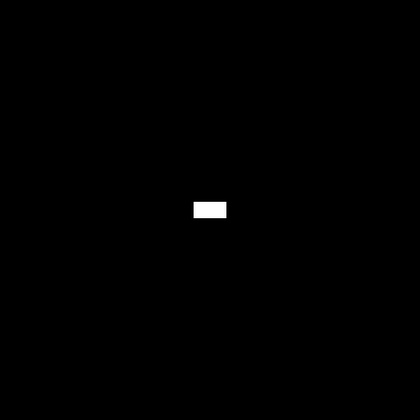
%> input picture Codes/odev5.jpg, 420 x 420 px, shrunk from 512 x 512 before the run
$ octave odev5.m   (GNU Octave 9; MATLAB toolbox functions it lacks are replaced by stand-ins)
%> lines starting %> are read from the running program, lines starting %| are printed output that depends on the picture
%%%%%%%%%%%%%%%%%%%%%%%%%%%%%%%%%%%%%%%%%%%%%%%
%%5)Fourier Transform ve 3d graf%%%%%%%%%%
%%%%%%%%%%%%%%%%%%%%%%%%%%%%%%%%%%%%%%%%%%%%%%%
clear;clc;clf;
resim=imread('odev5.jpg');
%> resim is the input picture: size 420x420 uint8; min 0, max 255, mean 0.8
subplot(2,2,1);
imshow(resim);
title('Ojinal Resim');
subplot(2,2,2);

resim=double(resim);
%> resim: size 420x420 double
surfl(abs(resim));shading('interp');colormap('copper');
title('Resimin 3 Boyutlu görüntüsü');
%frekans bileþenleini merkezde toplama
for x=1:size(resim,1);
	for y=1:size(resim,2);
      resim(x,y)=resim(x,y).*(-1).^(x+y);
  end
end
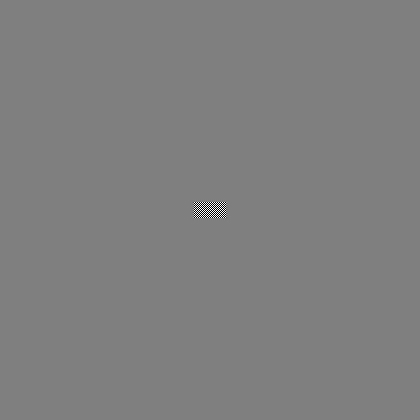
%> resim: size 420x420 double; min -255, max 255, mean 0; drawn with min black and max white
%frekans bileþenleini merkezde toplama (Matlab)
Fourier=fft2(resim);

%F=fftshift(F);
%F=F.*255/max(max(F));% F deðerlerini max 256 ile sýnýrlama
s=log(abs(Fourier)+1);
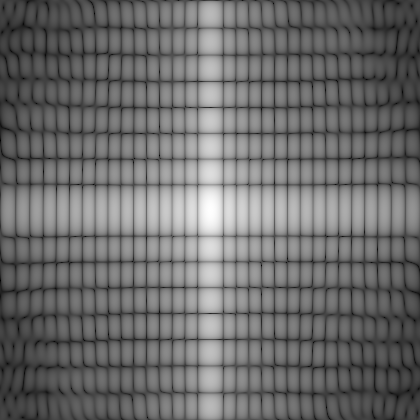
%> s: size 420x420 double; min 1.61e-13, max 11.83, mean 5; drawn with min black and max white
s=s.*255/max(max(s));%s deðerlerini max 256 ile sýnýrlama

subplot(2,2,3);
imshow(s,[0 255]);
title('FFT Görüntüsü');

subplot(2,2,4);
surfl(abs(Fourier));shading('interp'); colormap('copper');
title('FFT nin 3 Boyutlu Görüntüsü');
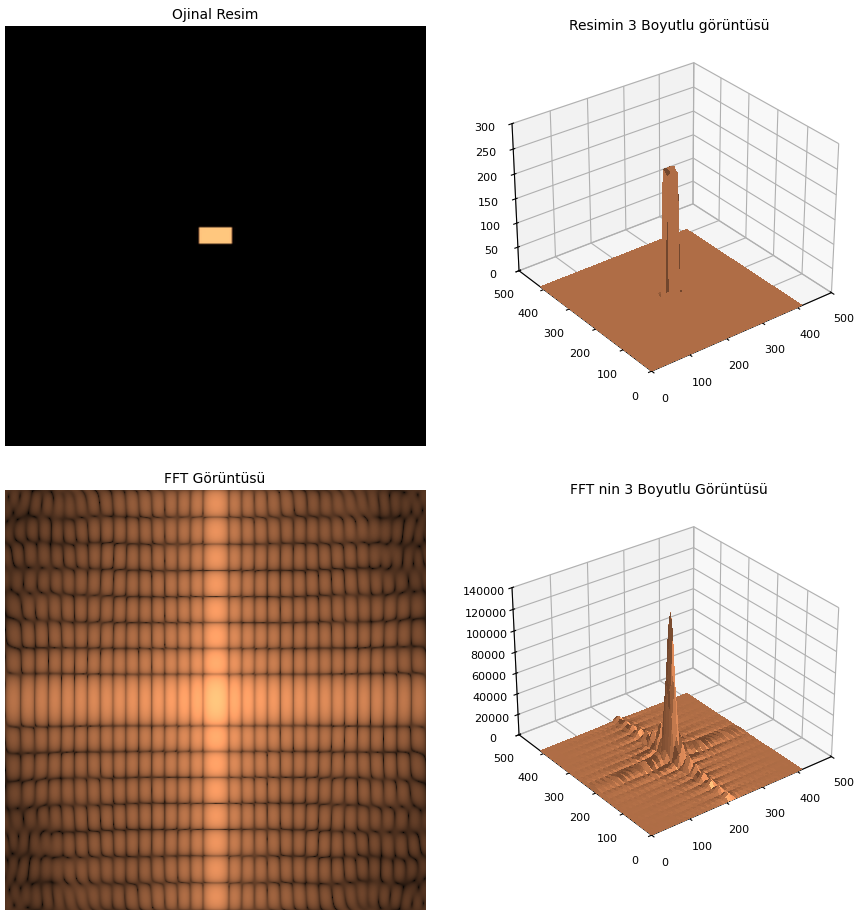
%> figure redrawn from the program's plot data, 4 panels
%%%%%%%%%%%%%%%%%%%%%%%%%%%%%%%%%%%%%%%%%%%%%%%

$ run again, with Codes/odev1.jpg copied over Codes/odev5.jpg
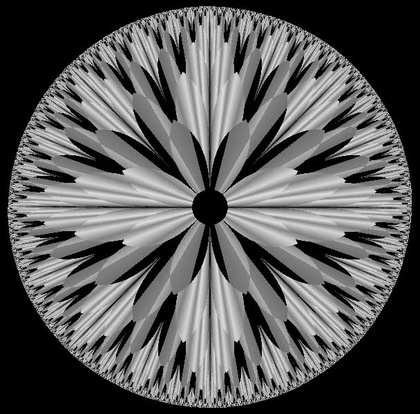
%> input picture Codes/odev1.jpg, 420 x 414 px, shrunk from 608 x 600 before the run
%> resim is the input picture: size 414x420 uint8; min 0, max 250, mean 89.3
%> after the loop `for x=1:size(resim,1);`:
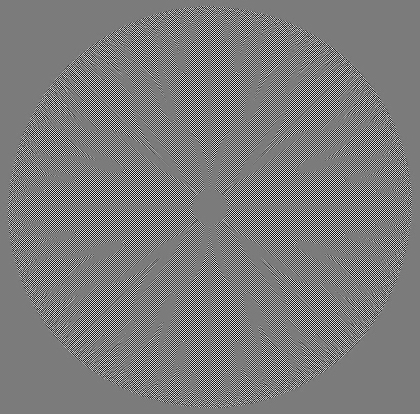
%> resim: size 414x420 double; min -235, max 250, mean 0; drawn with min black and max white
%> `title('FFT nin 3 Boyutlu Görüntüsü');`:
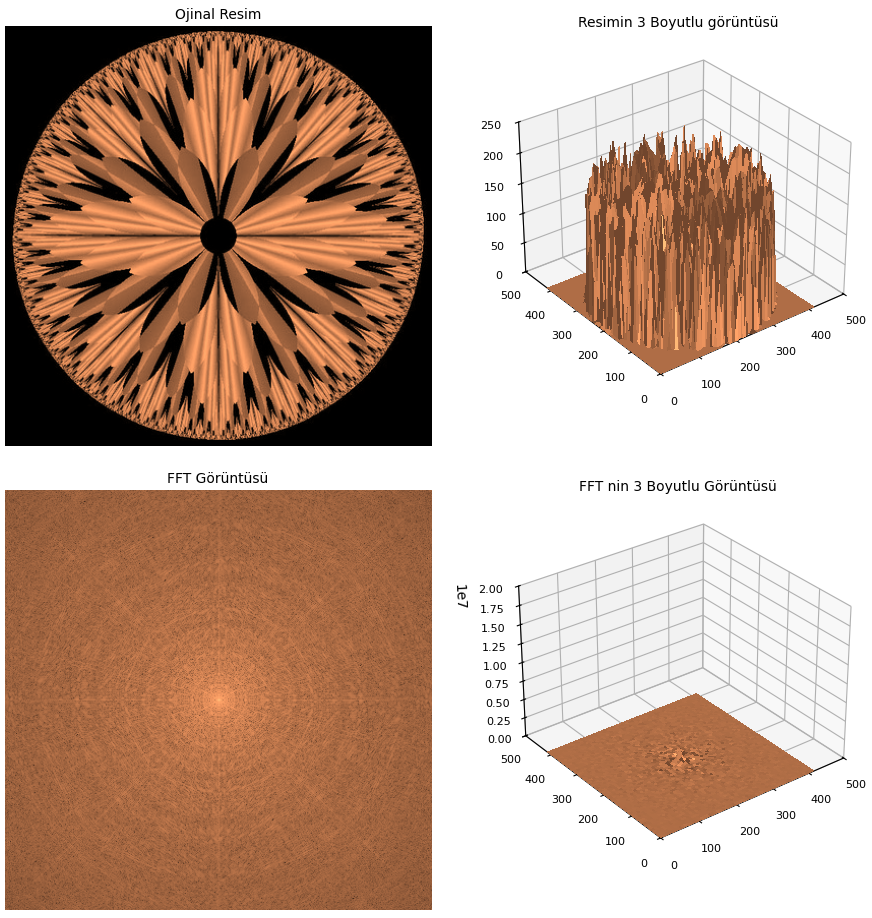
%> figure redrawn from the program's plot data, 4 panels
